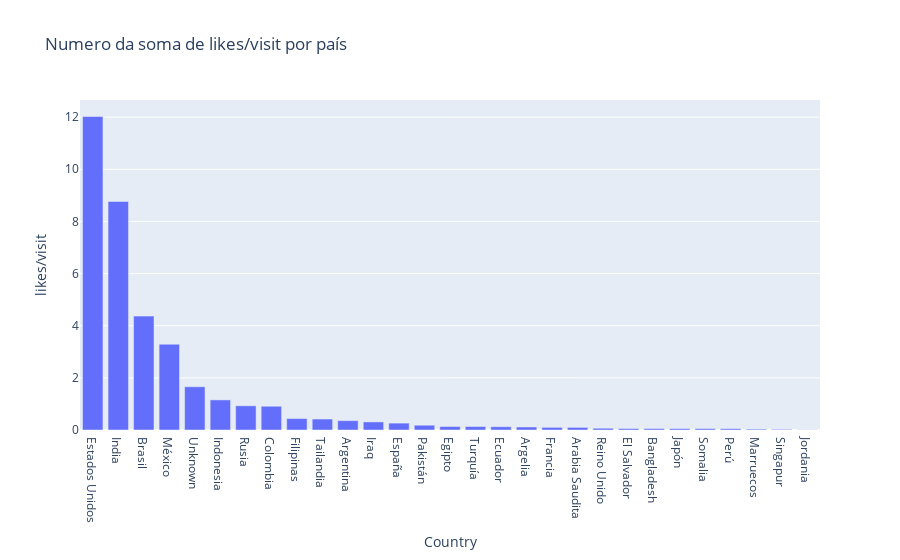

The code cell stored with this chart in its notebook:
### Markdown cell above
### Grafico em Barra

### Code cell
# plota um grafico em forma de barra usando o DF 'df'
grafico_like_e_visit = px.bar(pais_por_like_e_visit, x='Country', y='likes/visit',
                             title='Numero da soma de likes/visit por país')
# Exibe o grafico
grafico_like_e_visit.show()

### Figure 1 — Plotly figure (JSON) as saved in the notebook; plotly's stock layout.template omitted (floating-point values rounded to 4 significant figures)
{"data": [{"alignmentgroup": "True", "hovertemplate": "Country=%{x}<br>likes/visit=%{y}<extra></extra>", "legendgroup": "", "marker": {"color": "#636efa", "pattern": {"shape": ""}}, "name": "", "offsetgroup": "", "orientation": "v", "showlegend": false, "textposition": "auto", "type": "bar", "x": ["Estados Unidos", "India", "Brasil", "México", "Unknown", "Indonesia", "Rusia", "Colombia", "Filipinas", "Tailandia", "Argentina", "Iraq", "España", "Pakistán", "Egipto", "Turquía", "Ecuador", "Argelia", "Francia", "Arabia Saudita", "Reino Unido", "El Salvador", "Bangladesh", "Japón", "Somalia", "Perú", "Marruecos", "Singapur", "Jordania"], "xaxis": "x", "y": [12.02, 8.767, 4.37, 3.29, 1.658, 1.155, 0.9283, 0.9112, 0.439, 0.4206, 0.3579, 0.309, 0.2639, 0.1828, 0.1326, 0.1325, 0.1254, 0.1151, 0.1008, 0.09919, 0.0679, 0.05485, 0.05364, 0.05271, 0.05184, 0.04982, 0.033, 0.0242, 0.0071], "yaxis": "y"}], "layout": {"barmode": "relative", "legend": {"tracegroupgap": 0}, "title": {"text": "Numero da soma de likes/visit por país"}, "xaxis": {"anchor": "y", "domain": [0, 1], "title": {"text": "Country"}}, "yaxis": {"anchor": "x", "domain": [0, 1], "title": {"text": "likes/visit"}}}}
